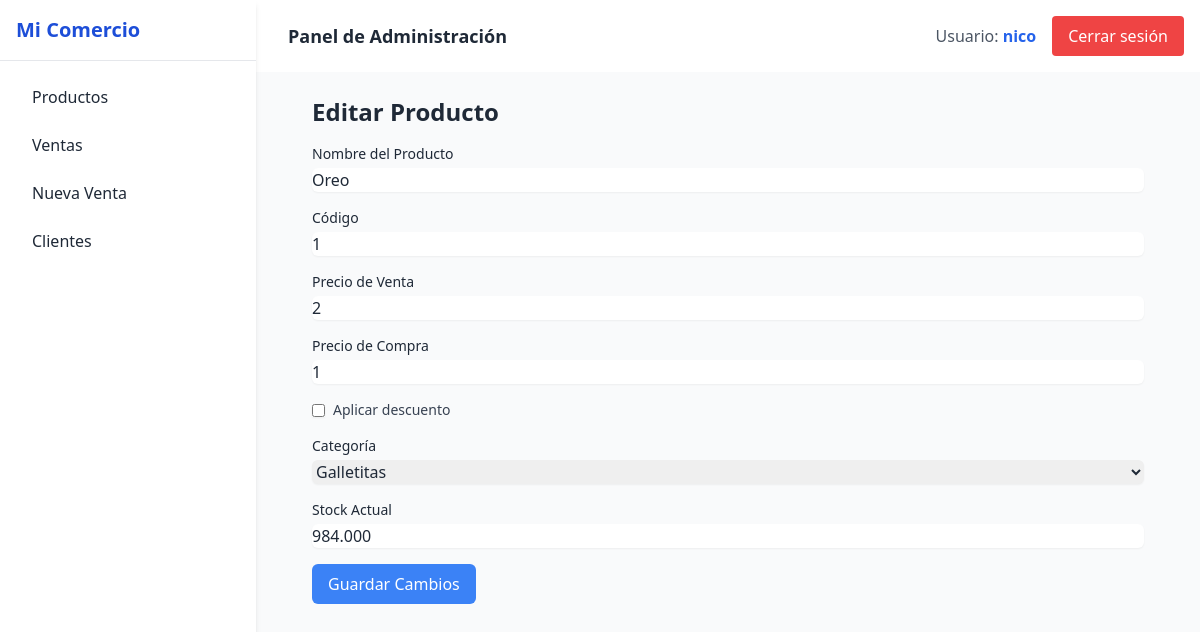
The app's page /productos/productos/editar/1/ (signed in) with its own data.
### usuarios/models.py (models this page shows, shortened)
class Usuario(AbstractUser):
    empresa = models.ForeignKey(Empresa, on_delete=models.CASCADE, null=True, blank=True)
    empresa = models.ForeignKey(Empresa, on_delete=models.CASCADE, null=True, blank=True)

### productos/models.py (models this page shows, shortened)
class Producto(models.Model):
    TIPO_VENTA_CHOICES = [
        ('unidad', 'Unidad'),
        ('kilo', 'Kilo'),
    ]
    nombre = models.CharField(max_length=100)
    codigo = models.CharField(max_length=50, unique=True)
    categoria = models.ForeignKey(Categoria, on_delete=models.CASCADE)
    precio_venta = models.DecimalField(max_digits=10, decimal_places=3)
    precio_compra = models.DecimalField(max_digits=10, decimal_places=3, default=0)
    stock_actual = models.DecimalField(max_digits=10, decimal_places=3)
    tipo_venta = models.CharField(max_length=10, choices=TIPO_VENTA_CHOICES, default='unidad')
    empresa = models.ForeignKey(Empresa, on_delete=models.CASCADE)
    aplica_descuento = models.BooleanField(default=False)
    cantidad_minima_descuento = models.PositiveIntegerField(null=True, blank=True)
    porcentaje_descuento = models.DecimalField(max_digits=5, decimal_places=2, null=True, blank=True)

class Categoria(models.Model):
    nombre = models.CharField(max_length=100)
    descripcion = models.TextField(blank=True)
    empresa = models.ForeignKey(Empresa, on_delete=models.CASCADE)

### productos/views.py (the view, shortened to what this page needs)
# urls.py: path('productos/editar/<int:id>/', views.editar_producto, name='editar_producto'),
@login_required
def editar_producto(request, id):
    producto = get_object_or_404(Producto, id=id, empresa=request.user.empresa)
    categorias = Categoria.objects.filter(empresa=request.user.empresa)
    return render(request, 'productos/editar_producto.html', {
        'producto': producto,
        'categorias': categorias,
    })

### productos/templatetags/custom_filters.py (called while the page is built)
@register.filter
def formato_precio(value):
    if value is None:
        return ''
    return number_format(value, force_grouping=True).replace(',', '.')

### productos/templates/productos/editar_producto.html (shortened to what this page needs)
{% extends 'base.html' %}
{% load custom_filters %}
{% block content %}
<div class="max-w-7xl mx-auto px-2 sm:px-6 lg:px-8">
    <h1 class="text-2xl font-semibold mb-4">Editar Producto</h1>
    <form method="POST">
        <div class="space-y-4">
            <div>
                <label for="nombre" class="block text-sm font-medium">Nombre del Producto</label>
                <input type="text" id="nombre" name="nombre" value="{{ producto.nombre }}" class="mt-1 block w-full rounded-md border-gray-300 shadow-sm">
            </div>
            <div>
                <label for="codigo" class="block text-sm font-medium">Código</label>
                <input type="text" id="codigo" name="codigo" value="{{ producto.codigo|floatformat:0|formato_precio }}" class="mt-1 block w-full rounded-md border-gray-300 shadow-sm">
            </div>
            <div>
                <label for="precio_venta" class="block text-sm font-medium">Precio de Venta</label>
                <input type="number" id="precio_venta" name="precio_venta" value="{{ producto.precio_venta|floatformat:0|formato_precio }}" step="0.01" class="mt-1 block w-full rounded-md border-gray-300 shadow-sm">
            </div>
            <div>
                <label for="precio_compra" class="block text-sm font-medium">Precio de Compra</label>
                <input type="number" id="precio_compra" name="precio_compra" value="{{ producto.precio_compra|floatformat:0|formato_precio }}" step="0.01" class="mt-1 block w-full rounded-md border-gray-300 shadow-sm">
            </div>
            <div class="flex items-center gap-2">
                <input type="checkbox" id="aplica_descuento" name="aplica_descuento"
                    class="rounded border-gray-300 text-blue-600 shadow-sm"
                    {% if producto.aplica_descuento %}checked{% endif %}>
                <label for="aplica_descuento" class="text-sm font-medium text-gray-700">Aplicar descuento</label>
            </div>
            <div>
                <label for="categoria" class="block text-sm font-medium">Categoría</label>
                <select id="categoria" name="categoria" class="mt-1 block w-full rounded-md border-gray-300 shadow-sm">
                    {% for categoria in categorias %}
                        <option value="{{ categoria.id }}" {% if producto.categoria.id == categoria.id %}selected{% endif %}>{{ categoria.nombre }}</option>
                    {% endfor %}
                </select>
            </div>
            <div>
                <label for="stock_actual" class="block text-sm font-medium">Stock Actual</label>
                <input type="number" id="stock_actual" step="0.01" name="stock_actual" value="{{ producto.stock_actual }}" class="mt-1 block w-full rounded-md border-gray-300 shadow-sm">
            </div>
            <button type="submit" class="mt-4 px-4 py-2 bg-blue-500 text-white rounded-md">Guardar Cambios</button>
        </div>
    </form>
</div>
{% endblock %}

### templates/base.html (shortened to what this page needs)
<!DOCTYPE html>
<html lang="es">
<head>
    <script src="https://cdn.tailwindcss.com"></script>
</head>
<body class="bg-gray-100 min-h-screen text-gray-800" x-data="{ open: false }">
    <div class="flex">
        <aside x-cloak
            class="w-64 bg-white h-screen shadow-md fixed top-0 left-0 z-30 transform transition-transform duration-300 ease-in-out"
            :class="open ? 'translate-x-0' : '-translate-x-full md:translate-x-0'">
            <div class="p-4 text-xl font-bold text-blue-700 border-b border-gray-200">
                Mi Comercio
            </div>
            <nav class="p-4 space-y-2">
                <a href="{% url 'lista_productos' %}"
                    class="block py-2 px-4 rounded hover:bg-blue-100 {% if request.path == '/productos/' %}bg-blue-100{% endif %}">Productos</a>
                <a href="{% url 'lista_ventas' %}"
                    class="block py-2 px-4 rounded hover:bg-blue-100 {% if request.path == '/ventas/' %}bg-blue-100{% endif %}">Ventas</a>
                <a href="{% url 'nueva_venta' %}"
                    class="block py-2 px-4 rounded hover:bg-blue-100 {% if request.path == '/ventas/nueva/' %}bg-blue-100{% endif %}">Nueva
                    Venta</a>
                <a href="{% url 'lista_clientes' %}"
                    class="block py-2 px-4 rounded hover:bg-blue-100 {% if request.path == '/ventas/lista_clientes/' %}bg-blue-100{% endif %}">Clientes</a>
            </nav>
        </aside>
        <div class="flex-1 min-h-screen flex flex-col ml-0 md:ml-64">
            <header class="bg-white shadow p-4 flex justify-between items-center">
                <div class="flex items-center space-x-4">
                    <div class="text-lg font-semibold">
                        {% block header %}Panel de Administración{% endblock %}
                    </div>
                </div>
                <div class="flex items-center space-x-4">
                    {% if user.is_authenticated %}
                    <span class="text-gray-600">Usuario: <strong class="text-blue-600">{{ user.username }}</strong></span>
                    <form method="post" action="{% url 'logout' %}">
                        <button type="submit"
                            class="bg-red-500 text-white px-4 py-2 rounded hover:bg-red-600 transition">
                            Cerrar sesión
                        </button>
                    </form>
                    {% else %}
                    <a href="{% url 'login' %}"
                        class="bg-blue-500 text-white px-4 py-2 rounded hover:bg-blue-600 transition">
                        Iniciar sesión
                    </a>
                    {% endif %}
                </div>
            </header>
            <main class="p-6 flex-1 bg-gray-50">
                {% block content %}{% endblock %}
            </main>
        </div>
    </div>
</body>
</html>

### records on screen
Usuario: username "nico"
Producto: nombre "Oreo", codigo "1", precio_venta "2", precio_compra "1", categoria "Galletitas", stock_actual "984.000"
